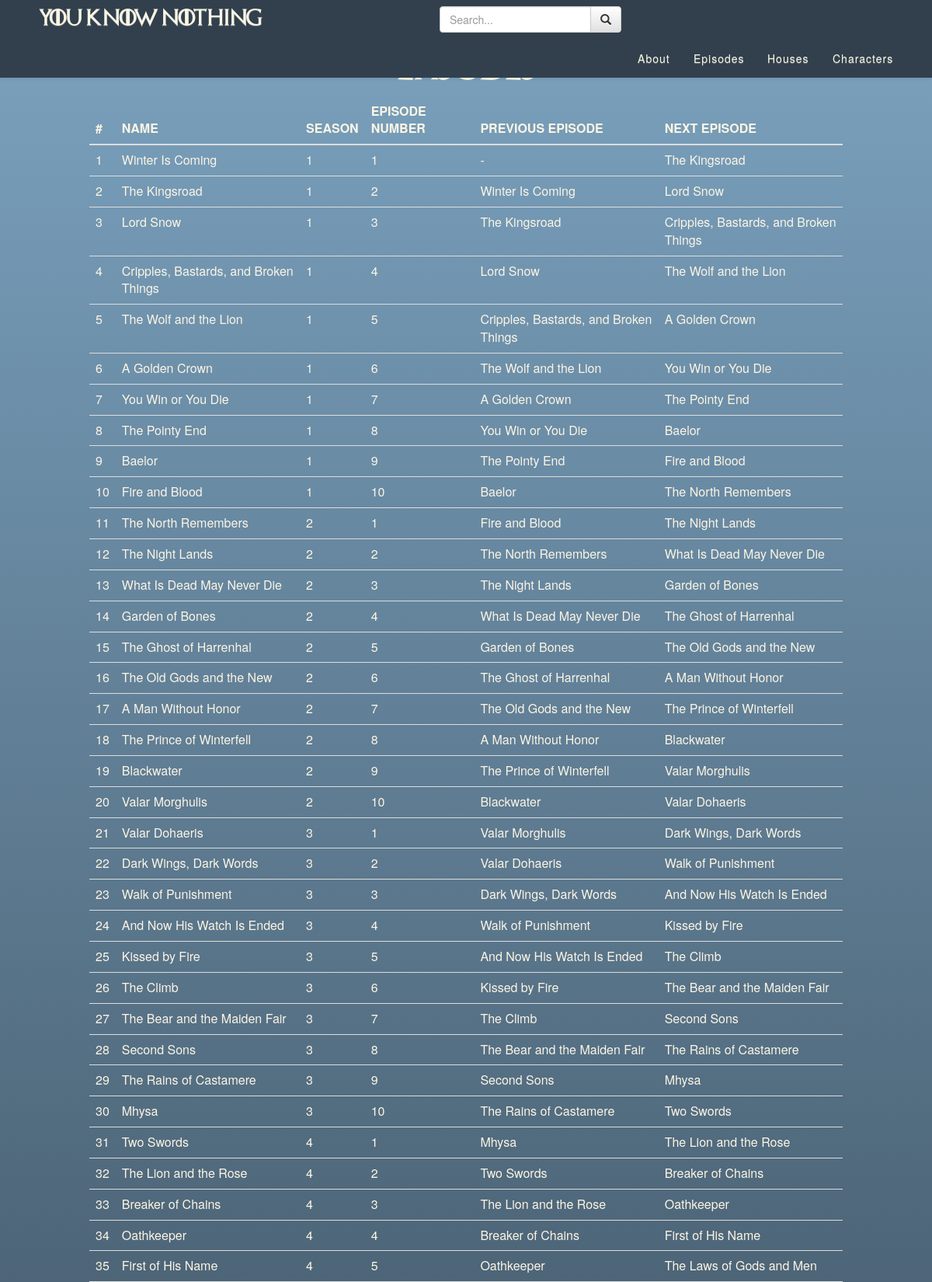
Screenshot of /episodes (upper part) with the database file from the repository.
### app/models.py (models this page shows, shortened)
class Episode(db.Model):
    id = db.Column(db.Integer, primary_key=True)
    name = db.Column(db.String, unique=True)
    season = db.Column(db.Integer)
    nr = db.Column(db.Integer)
    predecessor = db.Column(db.String, unique=True)
    successor = db.Column(db.String, unique=True)
    characters = db.relationship('Character',secondary=association_table)
    imageLink = db.Column(db.String, unique=True)

### app/views.py (the view)
@application.route('/episodes', methods=['GET', 'POST'])
def episodes():
    episodes = models.Episode.query.all()
    return render_template('episodes.html', episodes=episodes)

### app/templates/episodes.html (shortened to what this page needs)
<!doctype html>
<html>
<head>
	<link rel="stylesheet" href="{{url_for('static', filename='css/style.css')}}">
	<link rel="stylesheet" href="{{ url_for('static', filename='css/models.css') }}">
	<link rel="stylesheet" href="http://maxcdn.bootstrapcdn.com/font-awesome/4.2.0/css/font-awesome.min.css">
	<link rel="stylesheet" href="https://maxcdn.bootstrapcdn.com/bootstrap/3.3.7/css/bootstrap.min.css">
	<link rel="stylesheet" href="https://maxcdn.bootstrapcdn.com/bootstrap/3.3.7/css/bootstrap-theme.min.css">
	<link rel="stylesheet" type="text/css" href="https://cdn.datatables.net/v/bs/jq-2.2.4/dt-1.10.15/fh-3.1.2/r-2.1.1/sc-1.4.2/datatables.min.css"/>
</head>
<body>
	<div id="nav-row">
		<div ng-app>
			<nav class="navbar">{% include 'navWell.html' %}</nav>
		</div>
	</div>
	<h3 class = "page-title">Episodes</h3>
	<div class="col-lg-offset-1 col-lg-10 col-md-12 col-sm-12 col-xs-12">
		<div class="table-responsive">
			<table id="data-table" class="table model-table" style="margin:0;">
				<thead>
					<tr>
						<th> #</th>
						<th> Name</th>
						<th> Season</th>
						<th> Episode Number</th>
						<th> Previous Episode</th>
						<th> Next Episode</th>
					</tr>
				</thead>
				{% block content %}
				<tbody>
					{% for episode in episodes %}
					<tr>
						<td>{{ episode.id }}</td>
						<td><a href="{{ url_for('episode', name=episode.name)}}">{{ episode.name }}</a></td>
						<td>{{ episode.season }}</td>
						<td>{{ episode.nr }}</td>
						{% if episode.predecessor != "-"%}
						<td><a href="{{ url_for('episode', name=episode.predecessor)}}">{{ episode.predecessor }}</a></td>
						{% else %}
						<td>{{ episode.predecessor}}</td>
						{% endif %}
						{% if episode.successor != "-"%}
						<td><a href="{{ url_for('episode', name=episode.successor)}}">{{ episode.successor }}</a></td>
						{% else %}
						<td>{{ episode.successor}}</td>
						{% endif %}
					</tr>
					{%  endfor %}
			</tbody>
			{% endblock %}
			</table>
		</div>
	</div>
</body>
</html>

### app/static/css/style.css (style rules this page uses)
html { height: 100%; overflow-x: hidden; }
#nav-row { width:100%; background-color: #31404c; }

### app/static/css/models.css (style rules this page uses)
body { background: #000000; background: -webkit-linear-gradient(to right, #7ba2bf , #31404c); background: linear-gradient(to bottom, #7ba2bf ,#31404c); margin: 50px; min-height: 100%; background-attachment: fixed; }
.page-title { font-size: 35px; color: #fcf5e5; text-transform: uppercase; font-weight: 600; text-align: center; margin-bottom: 15px; font-family: got-font; }
.model-table { background-color: #000000 margin-bottom: 0; width: 80%; }
th { padding: 20px 15px; text-align: left; font-weight: 600; font-size: 16px; color:#fcf5e5; text-transform: uppercase; }
td { padding: 20px 15px; padding-left: 15px; text-align: left; vertical-align: middle; font-weight: 300; font-size: 16px; color: #fcf5e5; }
td a { color:#fcf5e5 !important; font-weight: 500; padding-left: 0px; }
a { color: #fcf5e5 !important; font-weight: 700; padding-left: 50px; text-align: center; }

### rows the page displays
Episode: id "1", name "Winter Is Coming", season "1", nr "1", predecessor "-", successor "The Kingsroad"
Episode: id "2", name "The Kingsroad", season "1", nr "2", predecessor "Winter Is Coming", successor "Lord Snow"
Episode: id "3", name "Lord Snow", season "1", nr "3", predecessor "The Kingsroad", successor "Cripples, Bastards, and Broken Things"
Episode: id "4", name "Cripples, Bastards, and Broken Things", season "1", nr "4", predecessor "Lord Snow", successor "The Wolf and the Lion"
Episode: id "5", name "The Wolf and the Lion", season "1", nr "5", predecessor "Cripples, Bastards, and Broken Things", successor "A Golden Crown"
Episode: id "6", name "A Golden Crown", season "1", nr "6", predecessor "The Wolf and the Lion", successor "You Win or You Die"
Episode: id "7", name "You Win or You Die", season "1", nr "7", predecessor "A Golden Crown", successor "The Pointy End"
Episode: id "8", name "The Pointy End", season "1", nr "8", predecessor "You Win or You Die", successor "Baelor"
Episode: id "9", name "Baelor", season "1", nr "9", predecessor "The Pointy End", successor "Fire and Blood"
Episode: id "10", name "Fire and Blood", season "1", nr "10", predecessor "Baelor", successor "The North Remembers"
Episode: id "11", name "The North Remembers", season "2", nr "1", predecessor "Fire and Blood", successor "The Night Lands"
Episode: id "12", name "The Night Lands", season "2", nr "2", predecessor "The North Remembers", successor "What Is Dead May Never Die"
Episode: id "13", name "What Is Dead May Never Die", season "2", nr "3", predecessor "The Night Lands", successor "Garden of Bones"
Episode: id "14", name "Garden of Bones", season "2", nr "4", predecessor "What Is Dead May Never Die", successor "The Ghost of Harrenhal"
Episode: id "15", name "The Ghost of Harrenhal", season "2", nr "5", predecessor "Garden of Bones", successor "The Old Gods and the New"
Episode: id "16", name "The Old Gods and the New", season "2", nr "6", predecessor "The Ghost of Harrenhal", successor "A Man Without Honor"
Episode: id "17", name "A Man Without Honor", season "2", nr "7", predecessor "The Old Gods and the New", successor "The Prince of Winterfell"
Episode: id "18", name "The Prince of Winterfell", season "2", nr "8", predecessor "A Man Without Honor", successor "Blackwater"
Episode: id "19", name "Blackwater", season "2", nr "9", predecessor "The Prince of Winterfell", successor "Valar Morghulis"
Episode: id "20", name "Valar Morghulis", season "2", nr "10", predecessor "Blackwater", successor "Valar Dohaeris"
Episode: id "21", name "Valar Dohaeris", season "3", nr "1", predecessor "Valar Morghulis", successor "Dark Wings, Dark Words"
Episode: id "22", name "Dark Wings, Dark Words", season "3", nr "2", predecessor "Valar Dohaeris", successor "Walk of Punishment"
Episode: id "23", name "Walk of Punishment", season "3", nr "3", predecessor "Dark Wings, Dark Words", successor "And Now His Watch Is Ended"
Episode: id "24", name "And Now His Watch Is Ended", season "3", nr "4", predecessor "Walk of Punishment", successor "Kissed by Fire"
Episode: id "25", name "Kissed by Fire", season "3", nr "5", predecessor "And Now His Watch Is Ended", successor "The Climb"
Episode: id "26", name "The Climb", season "3", nr "6", predecessor "Kissed by Fire", successor "The Bear and the Maiden Fair"
Episode: id "27", name "The Bear and the Maiden Fair", season "3", nr "7", predecessor "The Climb", successor "Second Sons"
Episode: id "28", name "Second Sons", season "3", nr "8", predecessor "The Bear and the Maiden Fair", successor "The Rains of Castamere"
Episode: id "29", name "The Rains of Castamere", season "3", nr "9", predecessor "Second Sons", successor "Mhysa"
Episode: id "30", name "Mhysa", season "3", nr "10", predecessor "The Rains of Castamere", successor "Two Swords"
Episode: id "31", name "Two Swords", season "4", nr "1", predecessor "Mhysa", successor "The Lion and the Rose"
Episode: id "32", name "The Lion and the Rose", season "4", nr "2", predecessor "Two Swords", successor "Breaker of Chains"
Episode: id "33", name "Breaker of Chains", season "4", nr "3", predecessor "The Lion and the Rose", successor "Oathkeeper"
Episode: id "34", name "Oathkeeper", season "4", nr "4", predecessor "Breaker of Chains", successor "First of His Name"
Episode: id "35", name "First of His Name", season "4", nr "5", predecessor "Oathkeeper", successor "The Laws of Gods and Men"
